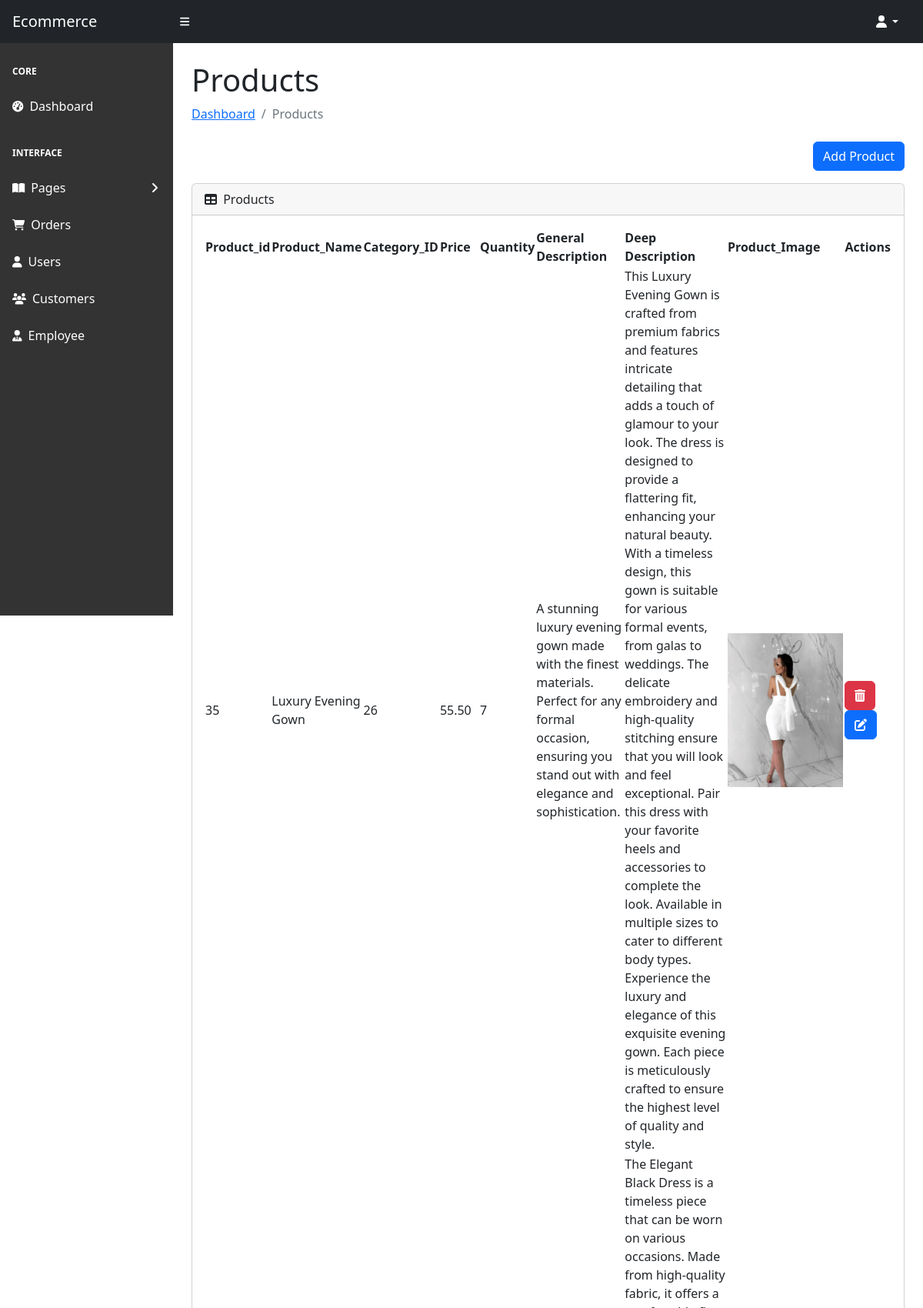
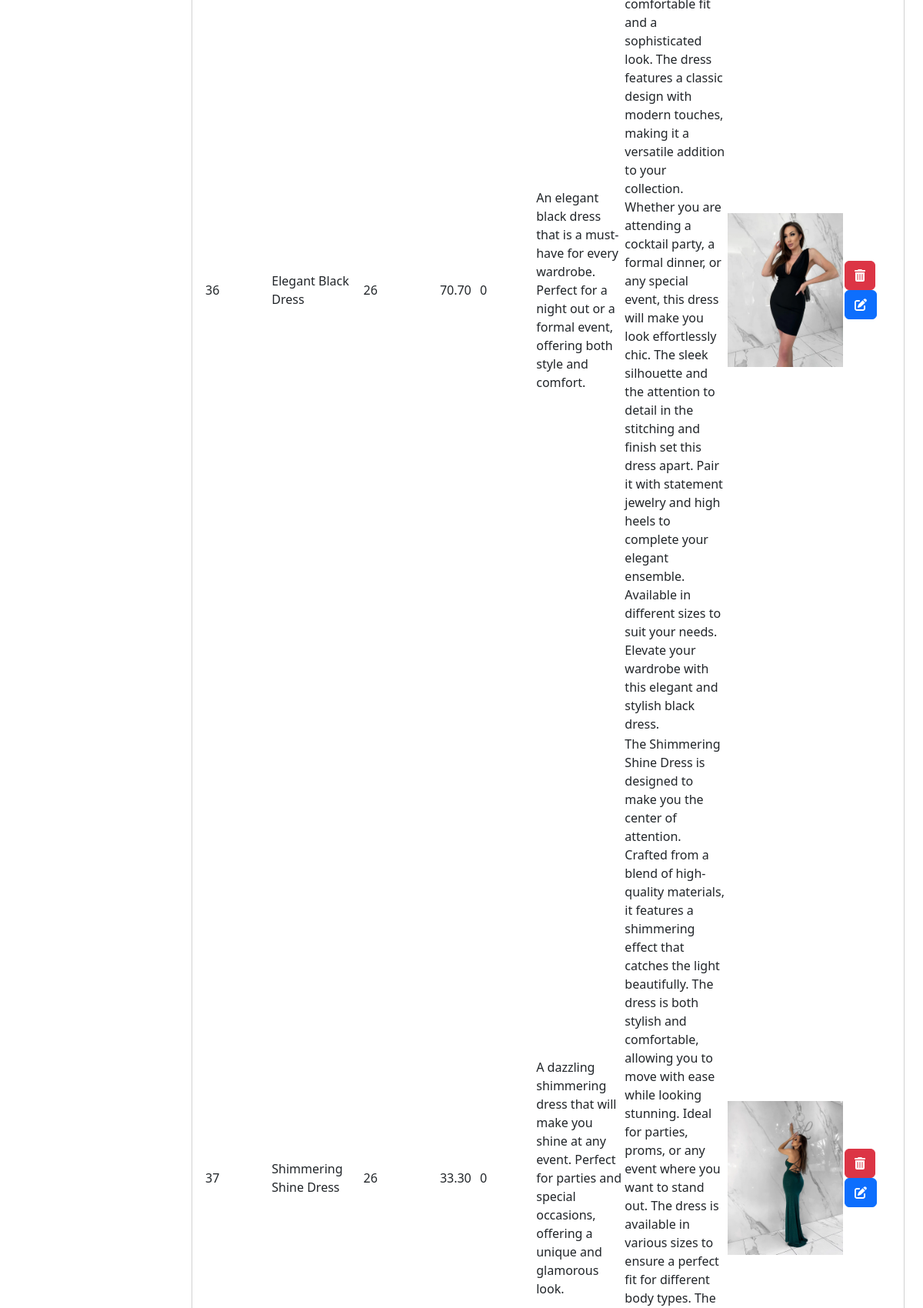
/adminPanelSherke/adminPanelSherke/products.php (upper part), run on the app's committed database (2 pictures, top to bottom).
### tables this page shows
CREATE TABLE `product` (
  `product_id` int(11) NOT NULL,
  `product_name` varchar(255) NOT NULL,
  `price` decimal(10,2) NOT NULL,
  `quantity` int(11) NOT NULL,
  `category_id` int(11) DEFAULT NULL,
  `small_description` text DEFAULT NULL,
  `large_description` text DEFAULT NULL
);

CREATE TABLE `images` (
  `image_id` int(11) NOT NULL,
  `image_name` varchar(255) NOT NULL,
  `productID` int(11) DEFAULT NULL
);

### adminPanelSherke/adminPanelSherke/class/DAL.class.php (called while the page is built, shortened)
<?php
class DAL
{
    public $servername = "localhost";
    public $username = "root";
    public $password = "";
    public $dbname = "level3-ecomerce";
    private function connect()
    {
        $conn = new mysqli($this->servername, $this->username, $this->password, $this->dbname);
        return $conn;
    }
    public function getdata($sql)
    {
        $conn = $this->connect();
        $result = $conn->query($sql);
        $results = $result->fetch_all(MYSQLI_ASSOC);
        return $results;
    }
}

### adminPanelSherke/adminPanelSherke/class/products.class.php (called while the page is built, shortened)
<?php
require_once('DAL.class.php');
class Products extends DAL
{
    function getAllProducts()
    {
        $sql = "SELECT product.*, images.image_name as product_image FROM product LEFT JOIN images ON product_id = images.productID GROUP BY product_id";
        return $this->getdata($sql);
    }
    public function getimages($id)
    {
        $sql = "Select * from images where productID=$id";
        return $this->getdata($sql);
    }
}

### adminPanelSherke/adminPanelSherke/products.php (the view, shortened to what this page needs)
<!DOCTYPE html>
<html lang="en">
<?php require_once("class/products.class.php"); ?>
<?php require_once('components/header.php'); ?>
<?php $products = new Products();
$allProducts = $products->getAllProducts();
?>
<body class="sb-nav-fixed">
    <?php require_once('components/nav.php'); ?>
    <?php require_once('components/sidebar.php'); ?>
    <div id="layoutSidenav_content">
        <main>
            <div class="container-fluid px-4">
                <h1 class="mt-4">Products</h1>
                <ol class="breadcrumb mb-4">
                    <li class="breadcrumb-item active"><a href="index.php">Dashboard</a></li>
                    <li class="breadcrumb-item active">Products</li>
                </ol>
                <div align="right" class="mb-3">
                    <button type="button" class="btn btn-primary close" data-toggle="modal" data-target="#addModal">Add Product</button>
                </div>
                <div class="card mb-4">
                    <div class="card-header">
                        <i class="fas fa-table me-1"></i>
                        Products
                    </div>
                    <div class="card-body">
                        <table id="datatablesSimple">
                            <thead>
                                <tr>
                                    <th>Product_id</th>
                                    <th>Product_Name</th>
                                    <th>
                                        Category_ID
                                    </th>
                                    <th>Price</th>
                                    <th>Quantity</th>
                                    <th>General Description</th>
                                    <th>Deep Description</th>
                                    <th>Product_Image</th>
                                    <th>Actions</th>
                                </tr>
                            </thead>
                            <tbody>
                                <?php
                                foreach ($allProducts as $product) {
                                ?>
                                    <tr>
                                        <td><?php echo $product['product_id'] ?></td>
                                        <td><?php echo $product['product_name'] ?></td>
                                        <td><?php echo $product['category_id'] ?></td>
                                        <td><?php echo $product['price'] ?></td>
                                        <td><?php echo $product['quantity'] ?></td>
                                        <td><?php echo $product['small_description'] ?></td>
                                        <td><?php echo $product['large_description'] ?></td>
                                        <?php $allimages = $products->getimages($product['product_id']) ?>
                                        <td>
                                            <div id="carouselExampleControls" class="carousel slide" data-ride="carousel" data-interval="1500">
                                                <div class="carousel-inner">
                                                    <?php foreach ($allimages as $k => $row) { ?>
                                                        <div class="carousel-item <?php echo $k == 0 ? 'active' : ''; ?>">
                                                            <img class="d-block w-100" src="assets/img/<?php echo $row['image_name'] ?>" alt="Slide <?php echo $k + 1; ?>" width="150px" height="200px">
                                                        </div>
                                                    <?php } ?>
                                                </div>
                                            </div>
                                        </td>
                                        <td>
                                            <button class="btn btn-danger close" id=<?php echo $product['product_id'] ?> data-toggle="modal" data-target="#deleteConfirmationModal"><i class="fas fa-trash-alt"></i></button>
                                            <a class="btn btn-primary" href="update_form_products.php?id=<?php echo $product['product_id'] ?>"><i class="fas fa-edit"></i></a>
                                        </td>
                                    </tr>
                                <?php } ?>
                            </tbody>
                        </table>
                    </div>
                </div>
            </div>
        </main>
        <?php require_once('components/footer.php'); ?>
    </div>
    </div>
</body>
</html>

### data on the page
product: product_id "35", product_name "Luxury Evening Gown", category "26", price "55.50", quantity "7", small_description "A stunning luxury evening gown made with the finest materials. Perfect for any formal occasion, ensuring you stand out with elegance and sophistication.", large_description "This Luxury Evening Gown is crafted from premium fabrics and features intricate detailing that adds a touch of glamour to your look. The dress is designed to provide a flattering fit, enhancing your natural beauty. With a timeless design, this gown is suitable for various formal events, from galas to weddings. The delicate embroidery and high-quality stitching ensure that you will look and feel exceptional. Pair this dress with your favorite heels and accessories to complete the look. Available in multiple sizes to cater to different body types. Experience the luxury and elegance of this exquisite evening gown. Each piece is meticulously crafted to ensure the highest level of quality and…"
images: image_name (picture)
product: product_id "36", product_name "Elegant Black Dress", category "26", price "70.70", quantity "0", small_description "An elegant black dress that is a must-have for every wardrobe. Perfect for a night out or a formal event, offering both style and comfort.", large_description "The Elegant Black Dress is a timeless piece that can be worn on various occasions. Made from high-quality fabric, it offers a comfortable fit and a sophisticated look. The dress features a classic design with modern touches, making it a versatile addition to your collection. Whether you are attending a cocktail party, a formal dinner, or any special event, this dress will make you look effortlessly chic. The sleek silhouette and the attention to detail in the stitching and finish set this dress apart. Pair it with statement jewelry and high heels to complete your elegant ensemble. Available in different sizes to suit your needs. Elevate your wardrobe with this elegant and stylish black…"
images: image_name (picture)
product: product_id "37", product_name "Shimmering Shine Dress", category "26", price "33.30", quantity "0", small_description "A dazzling shimmering dress that will make you shine at any event. Perfect for parties and special occasions, offering a unique and glamorous look."
images: image_name (picture)
